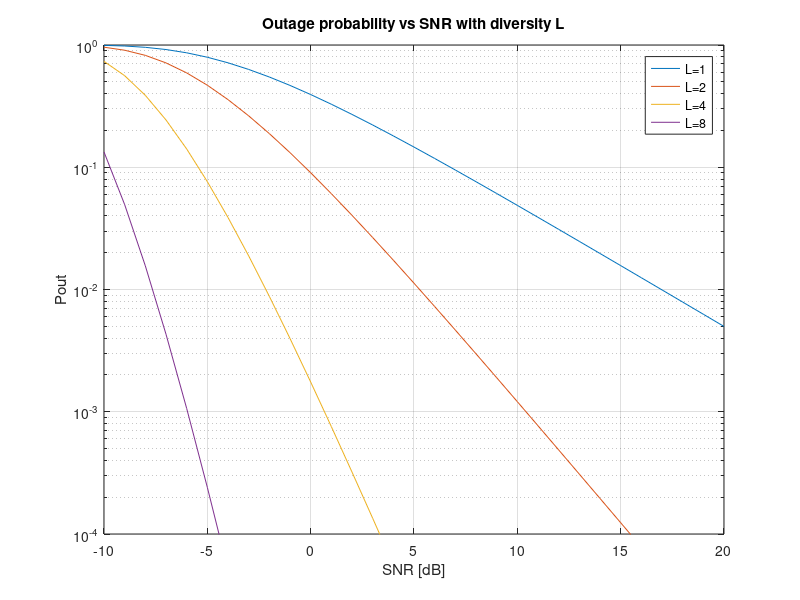

The MATLAB source for this figure:
clear;
close all;

L = [1,2,4,8];
R = 1;
snr_range_db = -10:20;
snr_range = 10.^(snr_range_db./10);

pout = zeros(1,length(snr_range_db));

figure;
for l=L
    i = 1;
    for snr=snr_range
        pout(i) = chi2cdf((2^R - 1)/snr,2*l)-chi2cdf(0,2*l);
        i = i+1;
    end
    semilogy(snr_range_db,pout);
    hold on;
end
hold off;
grid on;
legend("L=1","L=2","L=4","L=8");
ylabel("Pout");
xlabel("SNR [dB]");
title("Outage probability vs SNR with diversity L")
ylim([10^-4,1]);